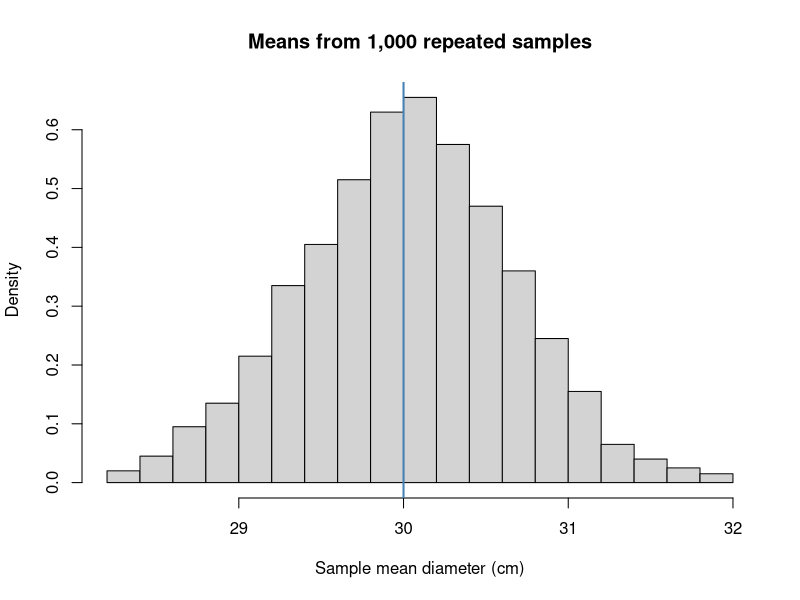

The R script that drew this image:
## ---- chunk 1
set.seed(2)
mu <- 30
sigma <- 2
n <- 10
n_sim <- 1000
sample_means <- replicate(n_sim, mean(rnorm(n, mean = mu, sd = sigma)))

hist(sample_means, probability = TRUE, breaks = 25,
     main = "Means from 1,000 repeated samples",
     xlab = "Sample mean diameter (cm)")
abline(v = mu, col = "steelblue", lwd = 2)
## ---- chunk 2
c(average_of_sample_means = mean(sample_means), population_mean = mu)
## ---- chunk 3
c(simulated_standard_error = sd(sample_means),
  theoretical_standard_error = sigma / sqrt(n))
## ---- chunk 4
set.seed(1)
diameters <- rnorm(n, mean = mu, sd = sigma)
c(sample_sd = sd(diameters),
  estimated_standard_error = sd(diameters) / sqrt(n))
## ---- chunk 5
sample_sizes <- c(5, 10, 25, 100)
data.frame(n = sample_sizes, population_sd = sigma,
           standard_error = sigma / sqrt(sample_sizes))
## ---- chunk 6
candidate_means <- c(28, 30, 32)
log_likelihood <- function(candidate_mu) {
  sum(dnorm(diameters, mean = candidate_mu, sd = sigma, log = TRUE))
}
data.frame(candidate_mean = candidate_means,
           log_likelihood = sapply(candidate_means, log_likelihood))
